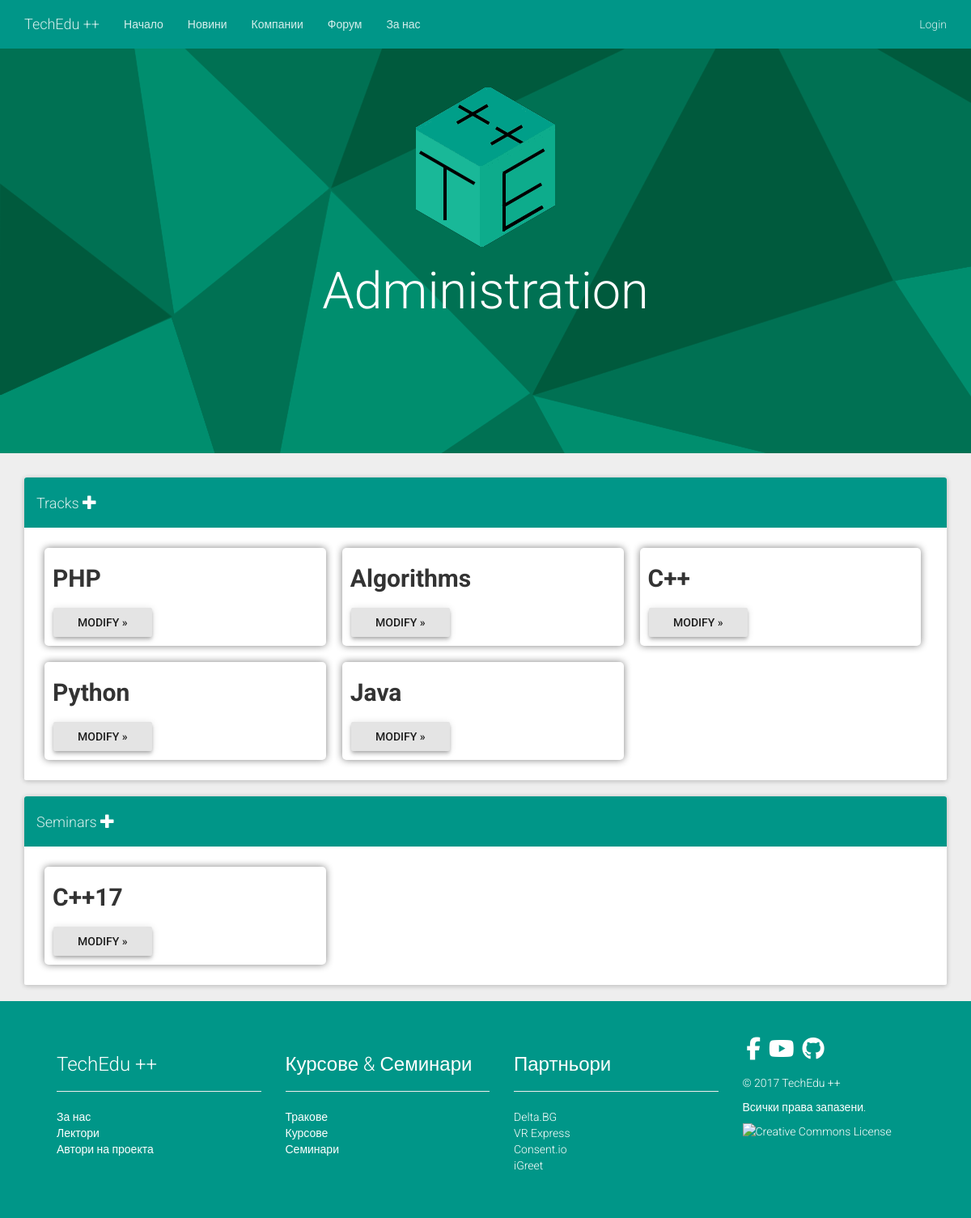
The app's page /admin/index.php with its own data.
### tables this page shows
CREATE TABLE `Tracks` (
  `Num` bigint(20) UNSIGNED NOT NULL,
  `ID` text NOT NULL,
  `Name` text NOT NULL,
  `Folder` text NOT NULL,
  `ExamLink` text NOT NULL,
  `Author` text NOT NULL
);

CREATE TABLE `Seminars` (
  `Num` bigint(20) UNSIGNED NOT NULL,
  `ID` text NOT NULL,
  `Name` text NOT NULL,
  `Link` text NOT NULL,
  `Source` text NOT NULL,
  `Label` text NOT NULL,
  `ExamLink` text,
  `Author` text NOT NULL
);

### lib/mysql.php (called while the page is built, shortened)
<?php
	class MySQL
	{
		public  $servername = "localhost";
		private $username = "root";
		private $password = "tts2002";
		public $conn;
		function __construct (string $dbname_param)
		{
			$this->dbname = $dbname_param;
			$this->conn = new mysqli ($this->servername, $this->username, $this->password, $this->dbname);
		}
		function query (string $command)
		{
			return ($this->conn->query ($command));
		}
	}
?>

### lib/admin/get/tracks.php (the view)
<?php
	include_once ($_SERVER["DOCUMENT_ROOT"] . "/lib/mysql.php");
	$dbname = "Infocourse";
	$conn = new MySQL ($dbname);
	$sql = "SELECT * FROM `Tracks`";
	$result = $conn->query($sql);
	if ($result->num_rows > 0)
	{
		while($row = $result->fetch_assoc())
		{
			echo "<article class=\"course-item col-md-4\">";
			echo "<h2>{$row["Name"]}</h2>";
			echo "<a href=\"#\" onclick=\"modify_track('{$row["Name"]}');\" data-toggle=\"modal\" data-target=\"#modifyTrack\" class=\"btn btn-raised active\">Modify »</a>";
			echo "</article>";
		}
	}
?>

### lib/admin/get/seminars.php
<?php
	include_once ($_SERVER["DOCUMENT_ROOT"] . "/lib/mysql.php");
	$dbname = "Infocourse";
	$conn = new MySQL ($dbname);
	$sql = "SELECT * FROM `Seminars`";
	$result = $conn->query($sql);
	if ($result->num_rows > 0)
	{
		while($row = $result->fetch_assoc())
		{
			echo "<article class=\"course-item col-md-4\">";
			echo "<h2>{$row["Name"]}</h2>";
			echo "<a href=\"#\" onclick=\"modify_seminar('{$row["Name"]}');\" data-toggle=\"modal\" data-target=\"#modifySeminar\" class=\"btn btn-raised active\">Modify »</a>";
			echo "</article>";
		}
	}
?>

### css/extension.css (style rules this page uses)
.course-item { background-color: #fff; box-shadow: 0 0 10px #808080; margin: 10px; padding: 1px 10px 1px; border-radius: 5px; position: relative; }
.course-item.col-md-4 h2 { font-weight: bold; }

### records on screen
tracks: Name "PHP"
tracks: Name "Algorithms"
tracks: Name "C++"
tracks: Name "Python"
tracks: Name "Java"
seminars: Name "C++17"
